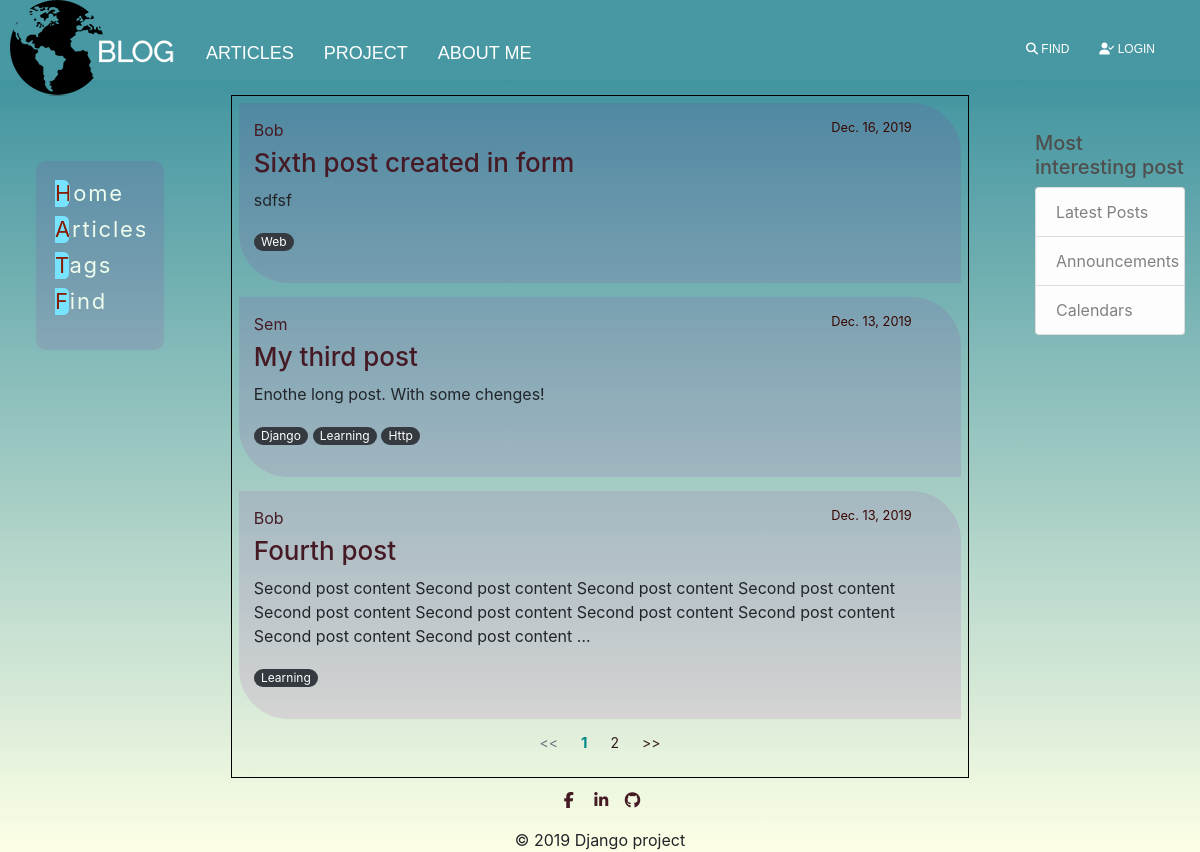
Before: /blog/ with the older database file.
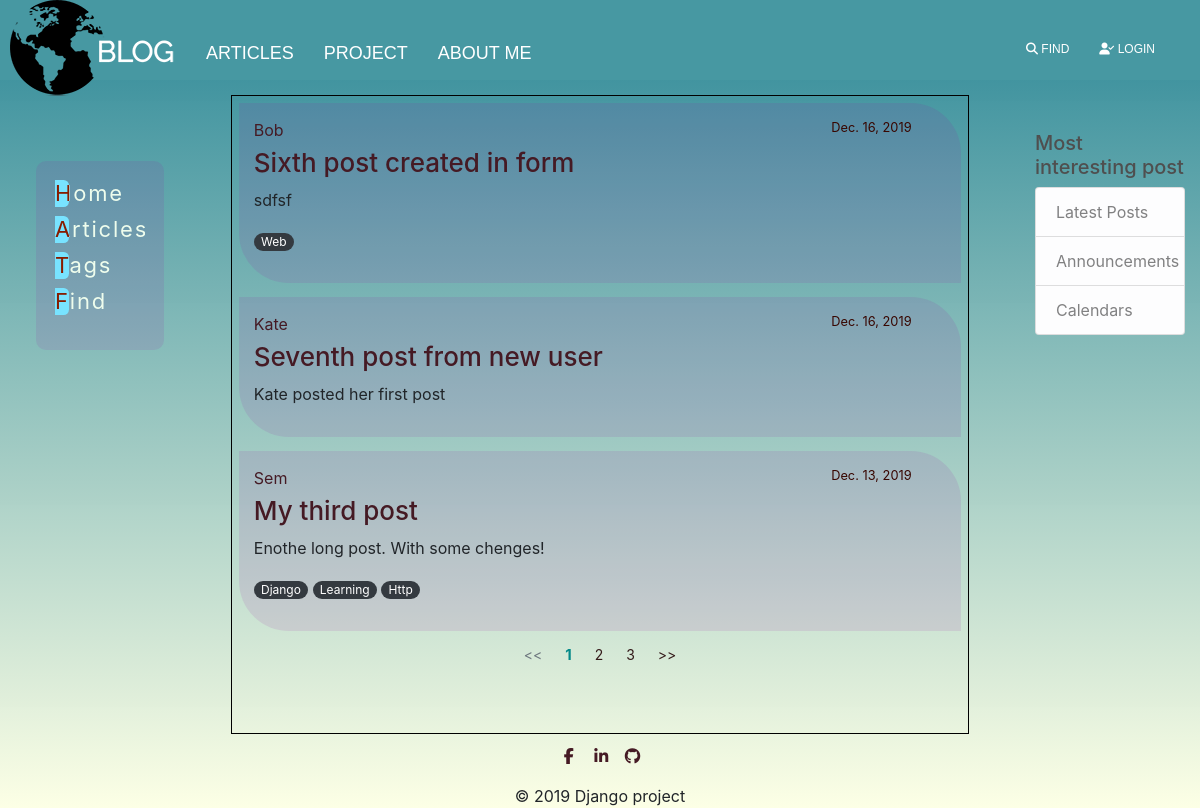
After: the same page with the newer database file.
### my_blog/models.py (models this page shows, shortened)
class Post(models.Model):
    title = models.CharField(max_length=150, db_index=True)
    slug = models.SlugField(max_length=150, blank=True, unique=True)
    body = models.TextField(blank=True, db_index=True)
    date_posted = models.DateField(default=timezone.now)
    author = models.ForeignKey(User, on_delete=models.CASCADE)
    tags = models.ManyToManyField('Tag', blank=True, related_name='posts')
    def get_absolute_url(self):
        return reverse('post_detail', kwargs={'slug': self.slug})

class Tag(models.Model):
    tag = models.CharField(max_length=50, unique=True)
    slug = models.SlugField(max_length=50, unique=True)
    def __str__(self):
        return self.tag

### my_blog/views.py (the view)
# urls.py: path('', PostsList.as_view(), name='blog_home'),
class PostsList(ListView):
    model = Post
    template_name = 'my_blog/blog_post_list.html'
    context_object_name = 'posts'
    ordering = ['-date_posted']
    paginate_by = 3

### my_blog/templates/my_blog/blog_post_list.html (shortened to what this page needs)
{% extends 'my_blog/blog_base.html' %}
{% block content %}
    {% for post in posts %}
        {% include 'my_blog/includes/post_cards_template.html' %}
    {% endfor %}
    {% if is_paginated %}
        <nav aria-label="...">
            <ul class="pagination">
                {% if page_obj.has_previous %}
                    <li class="page-item">
                        <a class="page-link" href="{{ request.path }}?page={{ page_obj.previous_page_number }}"> << </a>
                    </li>
                {% else %}
                    <li class="page-item disabled">
                        <span class="page-link" style="background-color: rgba(1,1,1,0)"> << </span>
                    </li>
                {% endif %}
                {% for i in paginator.page_range %}
                    {% if page_obj.number == i %}
                        <li class="page-item active">
                            <a class="page-link" href="#">{{ page_obj.number }} <span class="sr-only">(current)</span></a>
                        </li>
                    {% elif i > page_obj.number|add:-3 and i < page_obj.number|add:3 %}
                        <li class="page-item">
                            <a class="page-link" href="{{ request.path }}?page={{ i }}">
                                {{ i }}
                            </a>
                        </li>
                    {% endif %}
                {% endfor %}
                {% if page_obj.has_next %}
                    <li class="page-item">
                        <a class="page-link" href="{{ request.path }}?page={{ page_obj.next_page_number }}"> >> </a>
                    </li>
                {% else %}
                    <li class="page-item disabled">
                        <a class="page-link" style="background-color: rgba(1,1,1,0)" href=""> >> </a>
                    </li>
                {% endif %}
            </ul>
        </nav>
    {% endif %}
{% endblock %}

### my_blog/templates/my_blog/blog_base.html (shortened to what this page needs)
{% extends 'django_blog/base.html' %}
{% block right %}
    <div class="right_panel">
        <div class="content-section">
            <h5 style="color: #4f4f4f">Most interesting post</h5>
            <ul class="list-group">
                <li class="list-group-item list-group-item-light">Latest Posts</li>
                <li class="list-group-item list-group-item-light">Announcements</li>
                <li class="list-group-item list-group-item-light">Calendars</li>
            </ul>
        </div>
        <br>
    </div>
{% endblock %}
{% block left %}
    <div class="content-section">
        <div class="nuvcover">
            <nav>
                <ul>
                    <li><a href="{% url 'index_page' %}" style=""><span>Home</span></a></li>
                    <li><a href="{% url 'blog_home' %}"><span>Articles</span></a></li>
                    <li><a href="{% url 'tags_list' %}"><span>Tags</span></a></li>
                    <li><a href=""><span>Find</span></a></li>
                </ul>
            </nav>
        </div>
        <br>
    </div>
{% endblock %}

### templates/django_blog/base.html (shortened to what this page needs)
{% load static %}
<!DOCTYPE html>
<html lang="en">
<head>
    <link rel="stylesheet" href="https://stackpath.bootstrapcdn.com/bootstrap/4.4.1/css/bootstrap.min.css">
    <link rel="stylesheet" href="{% static 'styles.css' %}" />
</head>
<body>
<header class="pageHeader">
    <div class="Navbar">
        <div style="margin-right: 15px">
            <a href="{% url 'index_page' %}">
               <img src="{% static 'images/Logo_blog.png' %}" alt="BLOG" >
            </a>
        </div>
        <nav class="Navbar__Items">
            <div class="Navbar__Link">
                <a class="Navbar__Link" href="{% url 'blog_home' %}">Articles</a>
            </div>
            <div class="Navbar__Link">
                <a class="Navbar__Link" href="">Project</a>
            </div>
            <div class="Navbar__Link">
                <a class="Navbar__Link" href="/about">About me</a>
            </div>
        </nav>
        <nav class="Navbar__Items Navbar__Items--right">
            <div class="Navbar__Link">
                <a class="Navbar__Link" href="">
                    <i class="fas fa-search"></i>
                    find
                </a>
            </div>
            {% if  user.is_authenticated %}
                <div class="Navbar__Link">
                <a class="Navbar__Link" href="{% url 'logout' %}">
                    <i class="fas fa-user-secret"></i>
                    logout <a href="{% url 'profile' %}" style="color: #70180d; font-weight: bold; text-transform: capitalize">{{ user.username }}</a>
                </a>
                </div>
            {% else %}
                <div class="Navbar__Link">
                <a class="Navbar__Link" href="{% url 'login' %}">
                    <i class="fas fa-user-check"></i>
                    login
                </a>
                </div>
            {% endif %}
        </nav>
    </div>
</header>
<main class="mainArticle container">
    <div class="main_content">
        {% block content %}{% endblock %}
    </div>
</main>
<aside class="mainBorder">
    {% block left %}{% endblock %}
</aside>
<div class="siteAds">
    {% block right %}{% endblock %}
</div>
<footer class="pageFooter special-color-dark" >
  <div class="container">
    <ul class="list-unstyled text-center">
      <li class="list-inline-item">
        <a class="btn-floating btn-fb mx-1" href="https://www.facebook.com/ksvsem">
          <i class="fab fa-facebook-f"> </i>
        </a>
      </li>
      <li class="list-inline-item">
        <a class="btn-floating btn-li mx-1" href="">
          <i class="fab fa-linkedin-in"> </i>
        </a>
      </li>
      <li class="list-inline-item">
        <a class="btn-floating btn-github" href="">
          <i class="fab fa-github"> </i>
        </a>
      </li>
    </ul>
  </div>
  <div class="footer-copyright text-center">
      © 2019 Django project
  </div>
</footer>
</body>
</html>

### my_blog/templates/my_blog/includes/post_cards_template.html
<div class="media-body">
    <div class="media-article">
        <div class="article-metadata">
            <a class="mr-2" href="#">{{ post.author }}</a>
            <small class="text-muted">{{ post.date_posted }}</small>
        </div>
        <h2><a class="article-title" href="{{ post.get_absolute_url }}">{{ post.title }}</a></h2>
        <p class="article-content">{{ post.body|truncatewords:30 }}</p>
        <p>
            {% for tag in post.tags.all %}
            <a href="{% url 'tags_list' %}" class="badge badge-pill badge-dark">{{ tag }}</a>
        {% endfor %}
        </p>
    </div>
</div>

### static/styles.css (style rules this page uses)
body { display: grid; grid-template-areas: "header header header" "aside article ads" "footer footer footer"; grid-template-rows: 10% 1fr 7%; grid-template-columns: 15% 1fr 15%; grid-row-gap: 10px; grid-column-gap: 10px; height: 100vh; margin: 0; }
body:before { content: ''; position: fixed; top: 0; bottom: 0; width: 100%; z-index: -1; background: linear-gradient(0deg, rgba(252, 255, 223, 0.8057598039215687) 0%, rgba(0, 111, 130, 0.819765406162465) 100%); }
@media (min-width: 768px) { .container, .container-md, .container-sm { max-width: 90%; } }
@media (min-width: 576px) { .container, .container-sm { max-width: 90%; } }
@media (min-width: 50px) { .container { max-width: 90%; } }
.pageHeader { grid-area: header; background: rgb(71, 152, 162); width: 100%; top: 0; left: 0; }
.Navbar { display: flex; padding-left: 10px; font-family: sans-serif; font-size: 18px; color: white; opacity: 1; text-transform: uppercase; }
.Navbar__Link { padding-right: 15px; text-decoration: none; color: white; }
.Navbar__Items { display: flex; padding: 40px 10px 30px 10px; }
.Navbar__Items--right { margin-left: auto; font-size: 12px; padding-right: 15px; }
.mainArticle { border: 1px solid #000; grid-area: article; box-sizing: border-box; justify-content: center; margin-top: 5px; }
main a { color: #451a24; text-decoration: none; }
.media-body { justify-content: space-between; padding: 1%; width: 100%; }
.media-article { background: rgba(158, 20, 167, 0.11); padding: 2%; border-radius: 0 50px 0 50px; }
small.text-muted { color: #380600 !important; float: right; }
.container { padding-right: 0; padding-left: 0; }
.article-title { font-size: 26px; }
.content-section { margin: 0; }
.article-metadata { width: 95%; }
a.badge-dark { font-weight: normal; }
.pagination { justify-content: center; }
.page-link { font-family: -apple-system, BlinkMacSystemFont, "Segoe UI", Roboto, "Helvetica Neue", Arial, "Noto Sans", sans-serif, "Apple Color Emoji", "Segoe UI Emoji", "Segoe UI Symbol", "Noto Color Emoji"; font-size: 14px; z-index: 3; color: #341a1a; background-color: rgba(1,1,1,0); border: none; }
.page-item.active .page-link { z-index: 3; color: #048989; background-color: rgba(1,1,1,0); border-radius: 5px; font-weight: bold; font-size: 15px; }
.mainBorder { padding: 60px 20% 200px 20%; grid-area: aside; }
.content-section { display: block; }
.nuvcover { margin: 0 0 50px; position: fixed; align-items: center; justify-content: center; background: rgba(158, 20, 167, 0.11); border-radius: 10px; display: block; }
.nuvcover nav ul { list-style-type: none; padding: 10px; }
.nuvcover nav ul li { font-size: 18px; font-family: -apple-system, BlinkMacSystemFont, "Segoe UI", Roboto, "Helvetica Neue", Arial, "Noto Sans", sans-serif, "Apple Color Emoji", "Segoe UI Emoji", "Segoe UI Symbol", "Noto Color Emoji"; background-color: rgba(158, 20, 167, 0); letter-spacing: 0.1em; width: 5em; height: 1.5em; line-height: 1.5em; position: relative; overflow: hidden; margin: 0.5em; cursor: pointer; }
.nuvcover nav ul li a { text-decoration: none; }
.nuvcover nav ul li a span { color: white; mix-blend-mode: difference; font-size: 22px; }
.nuvcover nav ul li::before { content: ''; position: absolute; width: 1.5em; height: inherit; background-color: #78e3ff; border-radius: 20%; top: 0; left: -0.75em; transition: 0.5s ease-out; }
.siteAds { padding: 15px; grid-area: ads; }
.content-section { display: block; margin-top: 10%; margin-bottom: 10%; }
.right_panel { margin-top: 17%; }
.pageFooter { padding: 0; grid-area: footer; }
footer a { color: #451a24; text-decoration: none; }

Changed rows visible on the page:
no longer on this page (row unchanged): Post: author "Bob", date_posted "Dec. 13, 2019", title "Fourth post", body "Second post content Second post content Second post content Second post content Second post content Second post content Second post content Second post content Second post content Second post content …", Tag (tag "Learning")
added Post: author "Kate", date_posted "Dec. 16, 2019", title "Seventh post from new user", body "Kate posted her first post"
Other visible differences:
new list line: "3"
